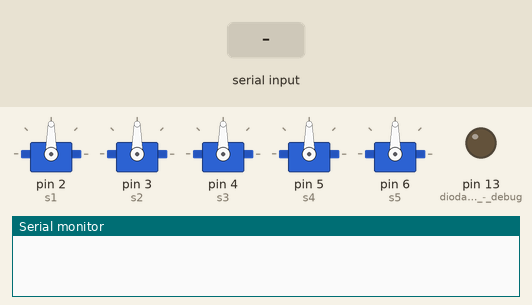
Simulated run of this sketch. Board: Arduino Mega 2560, built with avr-gcc and run on an emulated ATmega2560. Shown: 5 × servo, output pins drawn as LEDs (lit = HIGH), the last lines printed to the serial monitor. Inputs (shaded band) come from the test bench.

Above: at 2.2 s.
2.3 s: "|\n" received over the second serial link
At 2.8 s:
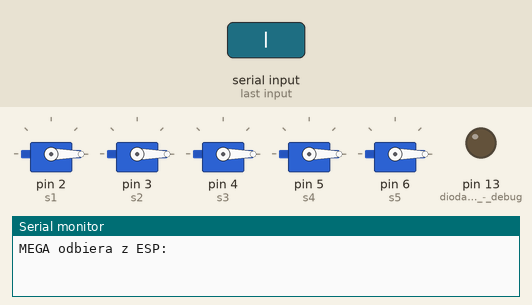
3.8 s: "90|45|200\n" received over the second serial link
At 5.0 s:
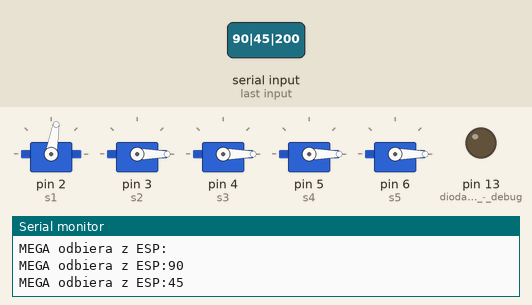
5.3 s: "30|150|10\n" received over the second serial link
At 6.3 s:
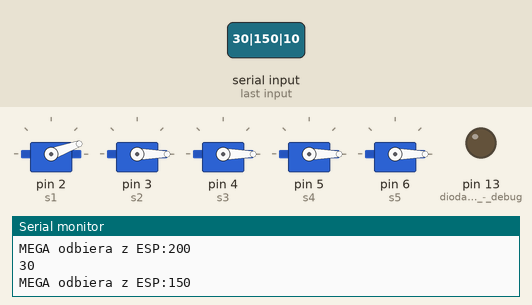
6.8 s: "90|45\n" received over the second serial link
At 7.4 s:
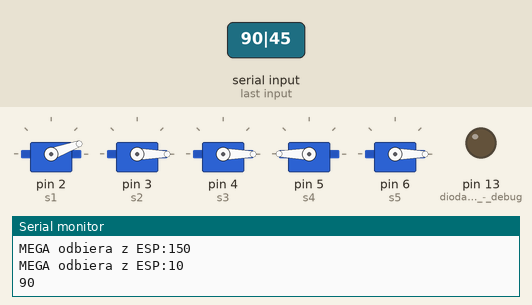
8.3 s: "1|90\n" received over the second serial link
At 8.6 s:
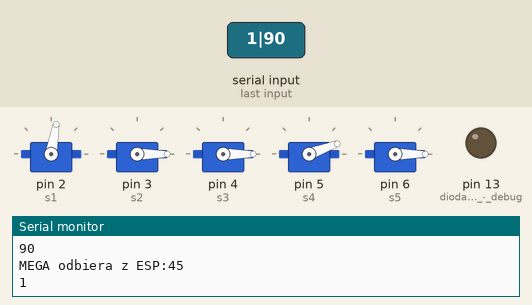
9.8 s: "30|150\n" received over the second serial link
At 10.9 s:
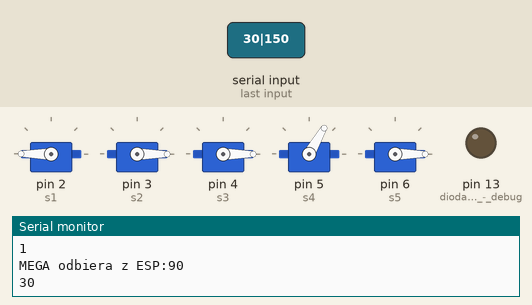
Timing chart, 0 to 12.3 s (numbered marks = the images above; inputs shaded):
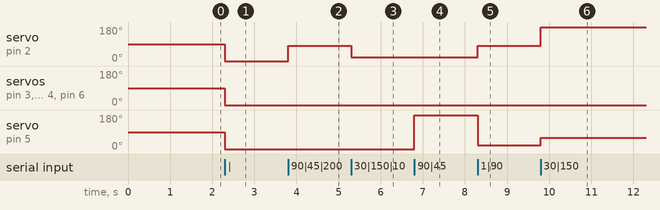

The sketch:

Mega.ino
```cpp
#include <SD.h>
#include <SPI.h>
#include <Servo.h>
String InputFromESP=""; //Dane ESP -> MEGA
String InputFromCOM=""; //Dane Serial -> MEGA
//DEKLARACJE SERWOMECHANIZMÓW//
Servo s1;
Servo s2;
Servo s3;
Servo s4;
Servo s5;
//------//


void setup() {
Serial1.begin(115200); //Serial pomiędzy ESP - MEGA
Serial.begin(115200); //Serial pomiędzy PC - MEGA
pinMode(LED_BUILTIN,OUTPUT); //dioda wbudowana - debug
pinMode(2,OUTPUT);
pinMode(3,OUTPUT);
pinMode(4,OUTPUT);
pinMode(5,OUTPUT);
pinMode(6,OUTPUT);

//SETUP SERWOMECHANIZMÓW//
s1.attach(2);
s2.attach(3);
s3.attach(4);
s4.attach(5);
s5.attach(6);
//---------------------//
delay(1000);

}

void loop() {


//============= M E G A  C Z Y T A  Z  E S P =======================//

while(Serial1.available() > 0)  //Jeśli zauwazysz czekający pakiet danych przychodzących od ESP
{
    int inChar = Serial1.read();    //Zdejmuj z tego pakietu po jednym bajcie
    InputFromESP += (char)inChar;   //Zmień ten bajt na chara i dodaj go do zmiennej
    if (inChar == '|')              //Gdy napotkasz bajt kończący przekaz
    {
    InputFromESP = Przytnij(InputFromESP);  //Obetnij bajt kończący bo zawadza
    Serial.print("MEGA odbiera z ESP:");        //Pokaż mi na serialu co odebrałes
    Serial.println(InputFromESP);
    //======== METODY OBSŁUGUJĄCE INPUT Z ESP=====// //Obsłuż dane przychodzące z ESP

    obsluga_zdarzenESP(InputFromESP);

    //===========================================//
    InputFromESP="";
    }
}

////////////////////////////////////////////////////////////////////


//========= M E G A  C Z Y T A  Z  P C===========================//

while(Serial.available() > 0)
{
    int inChar = Serial.read();
    InputFromCOM += (char)inChar;
    if (inChar == '\n')
    {
    Serial.print("MEGA odbiera z COM:");
    InputFromCOM = Przytnij(InputFromCOM);  //Obetnij bajt kończący bo zawadza
    Serial.println(InputFromCOM);
    //======== METODY OBSŁUGUJĄCE INPUT Z PC=====//
      obsluga_zdarzenCOM(InputFromCOM);
      Print(InputFromCOM);
    //============================================//
    InputFromCOM="";
    }
}

////////////////////////////////////////////////////////////////////


}
```

Obsluga_Zdarzen.ino
```cpp
void obsluga_zdarzenESP(String InputFromESP)
{
//===== L E D  B U I L T I N =======//
//digitalWrite(LED_BUILTIN,InputFromESP.substring(5,6).toInt());
//===== S E R V O =======//
s1.write(InputFromESP.substring(0,1).toInt()*20);
s2.write(InputFromESP.substring(2,3).toInt()*20);
s3.write(InputFromESP.substring(2,3).toInt()*20);
s4.write(InputFromESP.substring(3,4).toInt()*20);
s5.write(InputFromESP.substring(4,5).toInt()*20);

}
void obsluga_zdarzenCOM(String InputFromCOM){
if(InputFromCOM=="test"){
  Serial.print("MEGA mówi:");
  Serial.println("DZIAŁA!");
  Print("pisz");
}
}
```

Print.ino
```cpp
void Print(String Input){
  Input += '|';
  Serial1.print(Input);
}
void Print(int Input){
  String InputString = String(Input);
  InputString += '|';
  Serial1.print(InputString);
}

String Przytnij(String Input){
Input.remove(Input.length()-1);
Input.trim();
return Input;
}
```

ReadAsync.ino
```cpp
String read_async()
{
String InputRead="";
while(true)
{
  while(Serial.available() > 0)
  {
    int inChar = Serial.read();
    InputRead += (char)inChar;
    if (inChar == '|')
    {
      InputRead = Przytnij(InputRead);
      //=============================TUTAJ RÓB RZECZY Z INPUTEM==============//
      return InputRead;
      InputRead="";
    }
  }

}
}

String read_async_serial_1()
{
String InputRead="";
while(true)
{
  while(Serial.available() > 0)
  {
    int inChar = Serial.read();
    InputRead += (char)inChar;
    if (inChar == '|')
    {
      InputRead = Przytnij(InputRead);
      //=============================TUTAJ RÓB RZECZY Z INPUTEM==============//
      return InputRead;
      InputRead="";
    }
  }

}
}
```

SD.ino
```cpp
int CS_PIN = 53;
File file;
String sd_read(){
  initializeSD();
  SD.open("wifi.txt");
  String wifi_coordinates = readLine();
  closeFile();
  return wifi_coordinates;
}

void initializeSD()
{
  //Serial.println("Initializing SD card...");
  pinMode(CS_PIN, OUTPUT);

  if (SD.begin())
  {
    //Serial.println("SD card is ready to use.");
  } else
  {
    //Serial.println("SD card initialization failed");
    return;
  }
}

int createFile(char filename[])
{
  file = SD.open(filename, FILE_WRITE);

  if (file)
  {
    //Serial.println("File created successfully.");
    return 1;
  } else
  {
    //Serial.println("Error while creating file.");
    return 0;
  }
}

int writeToFile(char text[])
{
  if (file)
  {
    file.println(text);
    //Serial.println("Writing to file: ");
    //Serial.println(text);
    return 1;
  } else
  {
    //Serial.println("Couldn't write to file");
    return 0;
  }
}

void closeFile()
{
  if (file)
  {
    file.close();
    //Serial.println("File closed");
  }
}


String readLine()
{
  String received = "";
  char ch;
  while (file.available())
  {
    ch = file.read();
    if (ch == '\n')
    {
      return String(received);
    }
    else
    {
      received += ch;
    }
  }
  return "";
}
```

zawiera.ino
```cpp
boolean zawiera(String wyraz, String zawiera){
  if(wyraz.indexOf(zawiera) >= 0)
  {
    return true;
  }
  else{
    return false;
  }
}
```

Measured:
- after the input at 2.3 s, servo on pin 2 (s1), servo on pin 3 (s2), servo on pin 4 (s3), servo on pin 5 (s4), servo on pin 6 (s5): 90° → 0° at once
- after the input at 3.8 s, servo on pin 2 (s1): 0° → 80° at once
- after the input at 5.3 s, servo on pin 2 (s1): 80° → 20° at once
- after the input at 6.8 s, servo on pin 5 (s4): 0° → 180° at once
- after the input at 8.3 s, servo on pin 2 (s1): 20° → 80° at once; servo on pin 5 (s4): 180° → 20° at once
- after the input at 9.8 s, servo on pin 2 (s1): 80° → 180° at once; servo on pin 5 (s4): 20° → 60° at once
